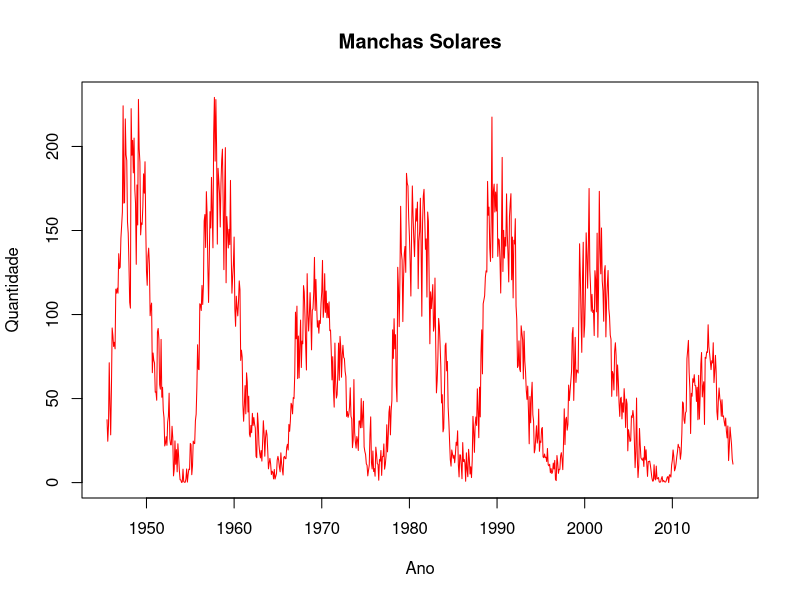
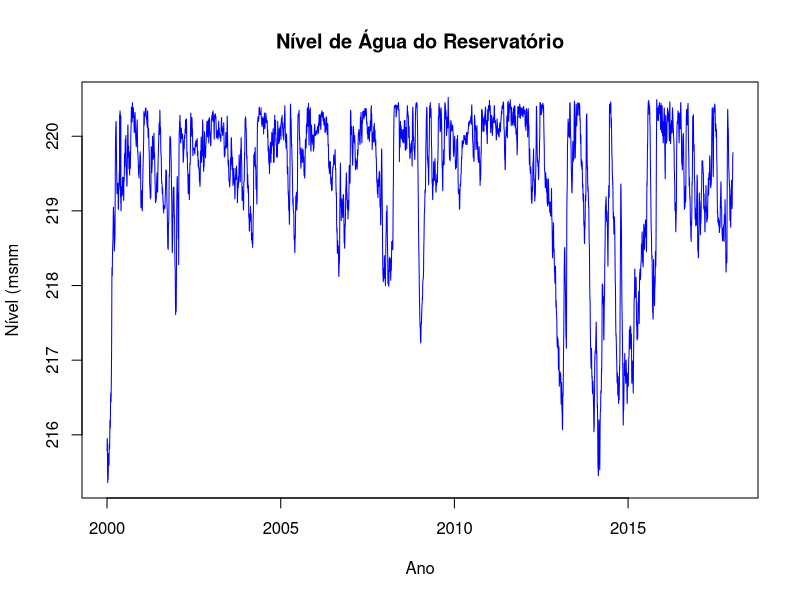
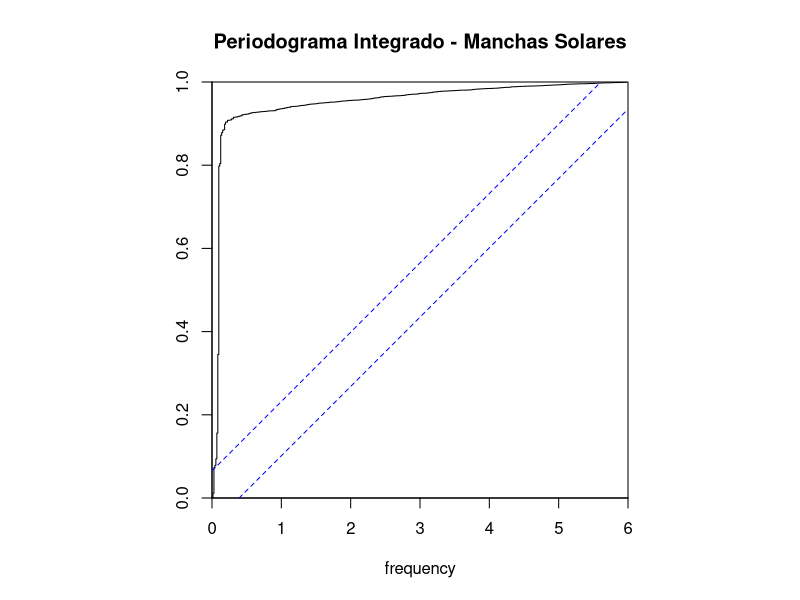
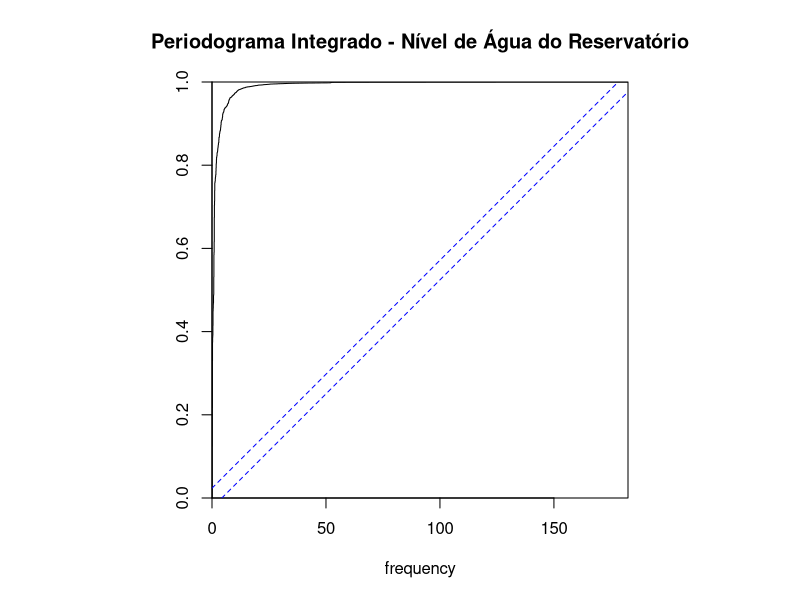

The R script that drew these images, in order:
## ---- chunk 1
library(readxl)
manchas.sol <- read_excel("sunspotdata.xlsx")
manchas <- ts(manchas.sol[,3], start = c(1945,7), frequency = 12)
manchas.sol
manchas

# Nível de Água de um Reservatório:
NAR <- read_excel("NAR.xlsx")   
reservatorio <- ts(NAR[,2], start=c(2000,1), frequency = 365)  # diária
NAR


# Gráficos:
plot(manchas, xlab="Ano", ylab="Quantidade", col="red", main="Manchas Solares")
plot(reservatorio, xlab="Ano", ylab="Nível (msnm", col="blue", main="Nível de Água do Reservatório")

# Periodograma:
cpgram(manchas, main="Periodograma Integrado - Manchas Solares")
cpgram(reservatorio, main="Periodograma Integrado - Nível de Água do Reservatório")
